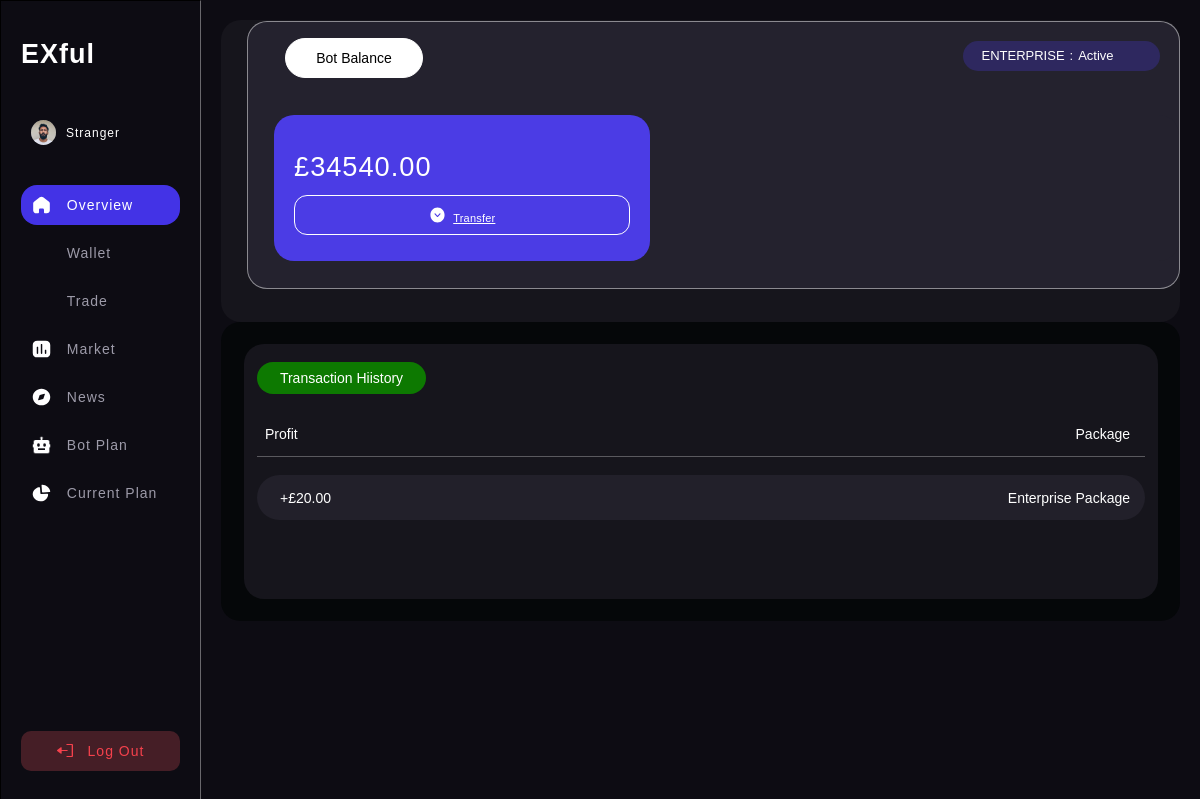
The app's page /current-plans/ (signed in), older data.
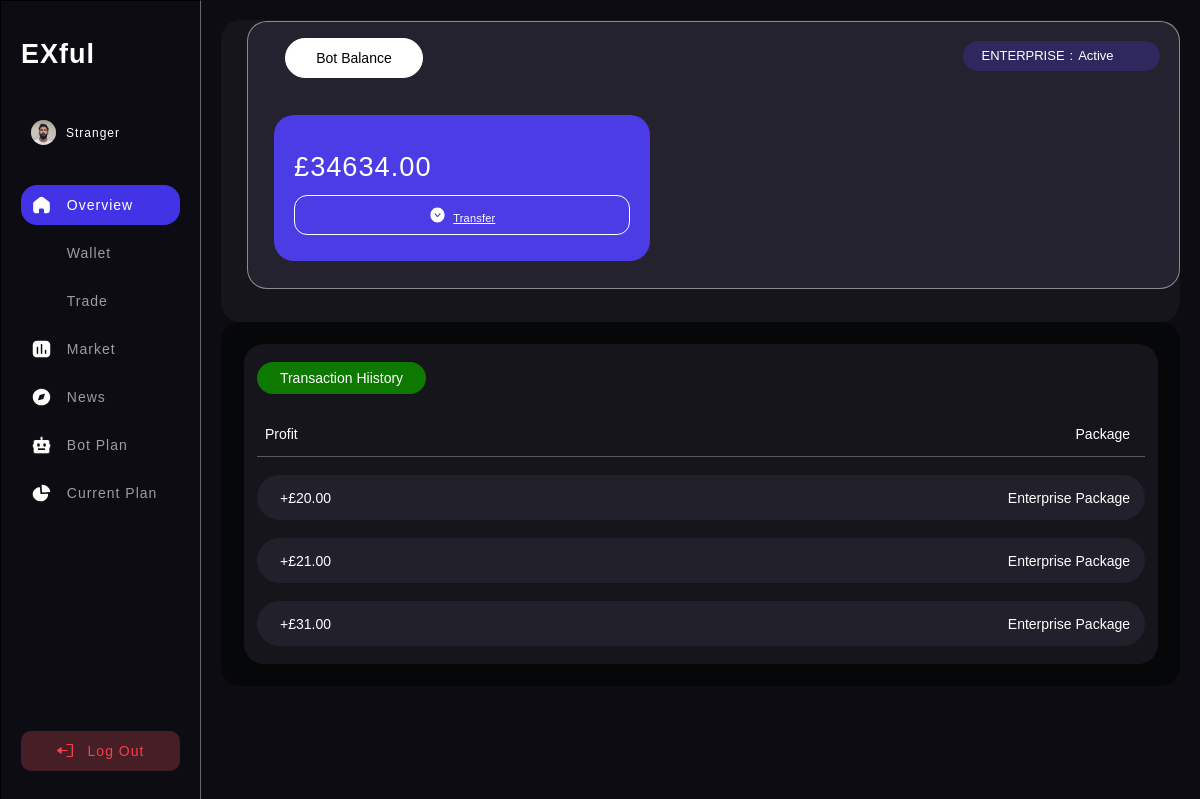
The same page, newer data.
### dash/models.py (models this page shows)
class UserDatabase(models.Model):
    id = models.CharField(max_length=36, primary_key=True, default=generate_deposit_id, editable=False)
    user = models.OneToOneField(User, on_delete=models.CASCADE, null=True)
    balance = models.DecimalField(max_digits=10, decimal_places=2, default=0.00)
    trade_balance = models.DecimalField(max_digits=10, decimal_places=2, default=0.00)
    bot_balance = models.DecimalField(max_digits=10, decimal_places=2, default=0.00)
    btc_address = models.CharField(max_length=45, null=True, default=None)
    eth_address = models.CharField(max_length=45, null=True, default=None)
    usdt_address =  models.CharField(max_length=45, null=True, default=None)
    ltc_address = models.CharField(max_length=45, null=True, default=None)
    sol_address = models.CharField(max_length=45, null=True, default=None)
    usdc_address = models.CharField(max_length=45, null=True, default=None)
    lusd_address = models.CharField(max_length=45, null=True, default=None)
    account_name = models.CharField(max_length=255, default='New User', help_text='The name on your bank account')
    account_number = models.CharField(max_length=20, default='00000000', help_text='Your bank account number')
    routing_number = models.CharField(max_length=20, default='00000000', help_text='Your bank routing number')
    bank_name = models.CharField(max_length=255, default='Federal Bank (default)', help_text='Your house address')
    trader = models.ForeignKey(NewTrader, on_delete=models.SET_DEFAULT, null=True, default=None)
    bot_plans  = models.CharField(max_length=10, null=True, default=None, choices=[
        ('bronze', 'Bronze'),
        ('silver', 'Silver'),
        ('enterprise', 'Enterprise'),
    ])

class BotTrade(models.Model):
    user = models.ForeignKey(UserDatabase, on_delete=models.CASCADE, null=True, default=None)
    amount = models.DecimalField(max_digits=10, decimal_places=2)
    asset = models.CharField(max_length=50, default=None)

### dash/views.py (the view)
# urls.py: path('current-plans/', views.current_plans),
@login_required
def current_plans(request):
    user = request.user
    extenduser = ExtendUser.objects.get(user=request.user)
    currency_symbol = extenduser.get_currency_symbol()
    context = {}
    user_obj = UserDatabase.objects.filter(user=user).first()
    if user_obj is not None:
        bot_trades = BotTrade.objects.filter(user=user_obj)
        context['bot_trades'] = bot_trades
        context['currency'] = currency_symbol
    if user_obj is not None:
        if user_obj.bot_balance:
            context['bot_balance'] = user_obj.bot_balance
            context['currency'] = currency_symbol
        else:
            context['bot_balance'] = 0.00
            context['currency'] = currency_symbol
        if user_obj.bot_plans:
            user_obj.bot_plans = user_obj.bot_plans.upper()
            context['bot_plan'] = user_obj.bot_plans
        else:
            context['bot_plan'] = 'No Plan Yet'
    else:
        pass
    return render(request, 'dashboard/current-plans.html', context)

### dash/models.py (called while the page is built)
      def get_currency_symbol(self):
        currency_symbols = {
            'EUR': '€',
            'GBP': '£',
            'AUD': 'AU$',
            'USD': '$'
        }
        return currency_symbols.get(self.currency, '')

### dash/templates/dashboard/current-plans.html (shortened to what this page needs)
{% load static %}
<!DOCTYPE html>
<html data-wf-page="66eccd01786ed4f457781360" data-wf-site="66302dd7bd5484465eacc02e">
<head>
  <link href="{% static 'css/normalize.css' %}" rel="stylesheet" type="text/css">
  <link href="{% static 'css/webflow.css'  %}" rel="stylesheet" type="text/css">
  <link href="{% static 'css/exful.webflow.css' %}" rel="stylesheet" type="text/css">
</head>
<body class="body-2">
  <div class="section-16">
    <nav class="nav light">
      <div class="nav-wrap">
        <div class="nav-top">
          <a href="#" class="logo-link w-inline-block">
            <h1 class="heading-34">EXful</h1>
          </a>
          <div class="profile-wrap"><img src="{% static 'images/profile-img_1profile-img.jpg' %}" loading="lazy" alt="" class="profile-img">
            <p class="paragraph-2">{% if username %}{{ username }}{% else %}Stranger{% endif %}</p>
          </div>
          <div class="nav-menu mb-10">
            <a href="/dashboard/" aria-current="page" class="nav-link actave w-inline-block w--current"><img src="{% static 'images/Home.svg' %}" loading="lazy" alt="" class="nimg">
              <p class="nvh">Overview</p>
            </a>
            <a href="/wallet/" class="nav-link w-inline-block">
              <p class="nvh">Wallet</p><img src="{% static 'images/Wallet.svg' %}" loading="lazy" alt="" class="nimg">
            </a>
            <a href="/trade/" class="nav-link w-inline-block">
              <p class="nvh">Trade</p><img src="{% static 'images/Activity.svg' %}" loading="lazy" alt="" class="nimg">
            </a>
            <a href="/market/" class="nav-link w-inline-block">
              <p class="nvh">Market</p><img src="{% static 'images/Chart_1.svg' %}" loading="lazy" alt="" class="nimg">
            </a>
            <a href="/news/" class="nav-link w-inline-block">
              <p class="nvh">News</p><img src="{% static 'images/Discovery.svg' %}" loading="lazy" alt="" class="nimg">
            </a>
            <a href="/bot_plan/" class="nav-link w-inline-block">
              <p class="nvh">Bot Plan</p><img src="{% static 'images/bot.png' %}" loading="lazy" alt="" class="nimg">
            </a>
            <a href="/current-plans/" class="nav-link w-inline-block">
              <p class="nvh">Current Plan</p><img src="{% static 'images/Graph.svg' %}" loading="lazy" alt="" class="nimg">
            </a>
          </div>
        </div>
        <div class="nav-bot">
          <a href="/signout/" class="nav-link red w-inline-block">
            <div class="embed-icon w-embed"></div>
            <p class="paragraph-4">Log Out</p>
          </a>
        </div>
      </div>
    </nav>
    <div class="content-2">
      <div class="content-left">
        <div class="div-block-242">
          <div class="stat-wrap">
            <div data-current="Tab 1" data-easing="ease" data-duration-in="300" data-duration-out="100" class="tabs w-tabs">
              <div class="tabs-menu-4 jj w-tab-menu">
                <a data-w-tab="Tab 1" class="tab-link-tab-1-2 w-inline-block w-tab-link w--current">
                  <div>Bot Balance</div>
                </a>
              </div>
              <div class="w-tab-content">
                <div data-w-tab="Tab 1" class="w-tab-pane w--tab-active">
                  <div class="stat-wrap okada">
                    <div class="div-block-239 lla">
                      <h1 class="balance">{% if bot_balance %} {{currency}}{{ bot_balance }} {% else%}  {{currency}}0 {% endif %}</h1>
                      <a id="w-node-f45b0b93-4a8c-a4fc-2611-a3fe50cb2b5d-ba61a5b6"href="/transfer/" style="color: white;" class="depo balance-action">
                        <img src="{% static 'images/Arrow---Down-Circle.svg' %}" alt="" class="image-11">
                        <div class="text-block-17">Transfer</div>
                      </a>
                    </div>
                  </div>
                </div>
              </div>
            </div>
            <div class="plan-indicate upp">
              <div class="text-block-48"> {{ bot_plan }} </div>
              <div class="text-block-48">:</div>
              <div class="state active">{% if bot_plan  %} Active {% endif %}</div>
            </div>
          </div>
          <div class="div-block-250 aaa">
            <div id="w-node-_3b666143-cefe-4d22-a115-fa42a225b961-57781360" class="div-block-323">
              <div class="text-block-49 oohyv">Transaction Hiistory</div>
              <div class="div-block-324 oloa">
                <div class="text-block-50">Profit</div>
                <div class="text-block-50">Package</div>
              </div>
              {% for bot in bot_trades %}
              <div class="div-block-324 ojo">
                <div class="text-block-50">+{{currency}}{{ bot.amount }}</div>
                <div class="text-block-50">{{ bot.asset }}</div>
              </div>
              {% endfor %}
            </div>
          </div>
        </div>
      </div>
    </div>
  </div>
</body>
</html>

### dash/static/css/webflow.css (style rules this page uses)
* { -webkit-box-sizing: border-box; -moz-box-sizing: border-box; box-sizing: border-box; }
html { height: 100%; }
body { margin: 0; min-height: 100%; background-color: #fff; font-family: Arial, sans-serif; font-size: 14px; line-height: 20px; color: #333; }
img { max-width: 100%; vertical-align: middle; display: inline-block; }
.w-inline-block { max-width: 100%; display: inline-block; }
h1, h2, h3, h4, h5, h6 { font-weight: bold; margin-bottom: 10px; }
h1 { font-size: 38px; line-height: 44px; margin-top: 20px; }
p { margin-top: 0; margin-bottom: 10px; }
.w-embed:before, .w-embed:after { content: " "; display: table; grid-column-start: 1; grid-row-start: 1; grid-column-end: 2; grid-row-end: 2; }
.w-embed:after { clear: both; }
.w-tabs { position: relative; }
.w-tabs:before, .w-tabs:after { content: " "; display: table; grid-column-start: 1; grid-row-start: 1; grid-column-end: 2; grid-row-end: 2; }
.w-tabs:after { clear: both; }
.w-tab-menu { position: relative; }
.w-tab-link { position: relative; display: inline-block; vertical-align: top; text-decoration: none; padding: 9px 30px; text-align: left; cursor: pointer; color: #222222; background-color: #dddddd; }
.w-tab-link.w--current { background-color: #C8C8C8; }
.w-tab-content { position: relative; display: block; overflow: hidden; }
.w-tab-pane { position: relative; display: none; }
.w--tab-active { display: block; }

Row changes from the older to the newer data that the page shows:
changed UserDatabase "ENTERPRISE": bot_balance "34540.00" → "34634.00"
added BotTrade: currency "£", amount "21.00", asset "Enterprise Package"
added BotTrade: currency "£", amount "31.00", asset "Enterprise Package"
